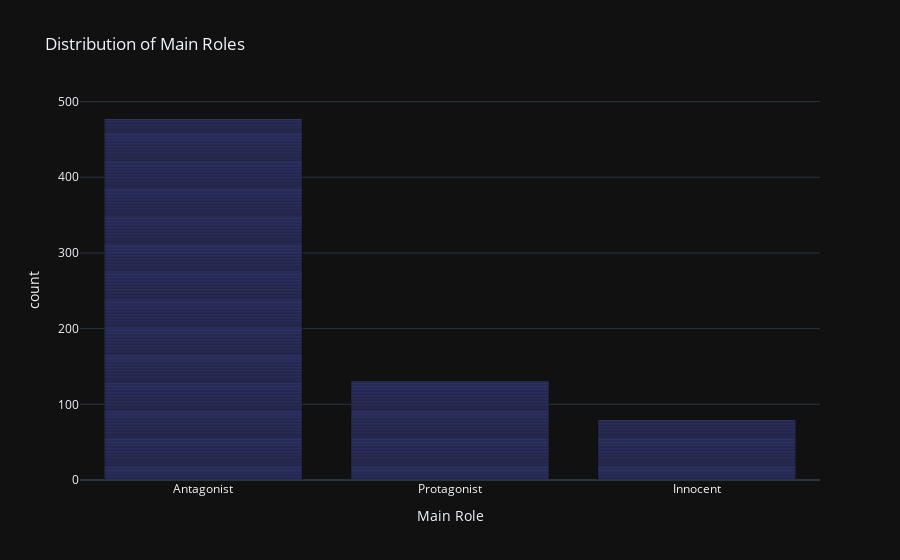

Here is the notebook cell this chart was saved with:
### Code cell
# plot the distribution of main_role
# Create a bar plot of the fine-grained role counts
fig = px.bar(df, 
             x='main_role', 
             title='Distribution of Main Roles',
             labels={'main_role': 'Main Role'},
             template='plotly_dark'
             )  # Optional: Dark theme

# Show the plot
fig.show()

### Figure 1 — Plotly figure (JSON) as saved in the notebook; plotly's stock layout.template omitted (floating-point values rounded to 4 significant figures; data arrays with more than 128 entries replaced by an {"elided": "..."} marker saying what was removed)
{"data": [{"alignmentgroup": "True", "hovertemplate": "Main Role=%{x}<br>count=%{y}<extra></extra>", "legendgroup": "", "marker": {"color": "#636efa", "pattern": {"shape": ""}}, "name": "", "offsetgroup": "", "orientation": "v", "showlegend": false, "textposition": "auto", "type": "bar", "x": {"elided": "686 str values"}, "xaxis": "x", "y": {"elided": "686 int values"}, "yaxis": "y"}], "layout": {"barmode": "relative", "legend": {"tracegroupgap": 0}, "title": {"text": "Distribution of Main Roles"}, "xaxis": {"anchor": "y", "domain": [0, 1], "title": {"text": "Main Role"}}, "yaxis": {"anchor": "x", "domain": [0, 1], "title": {"text": "count"}}}}
